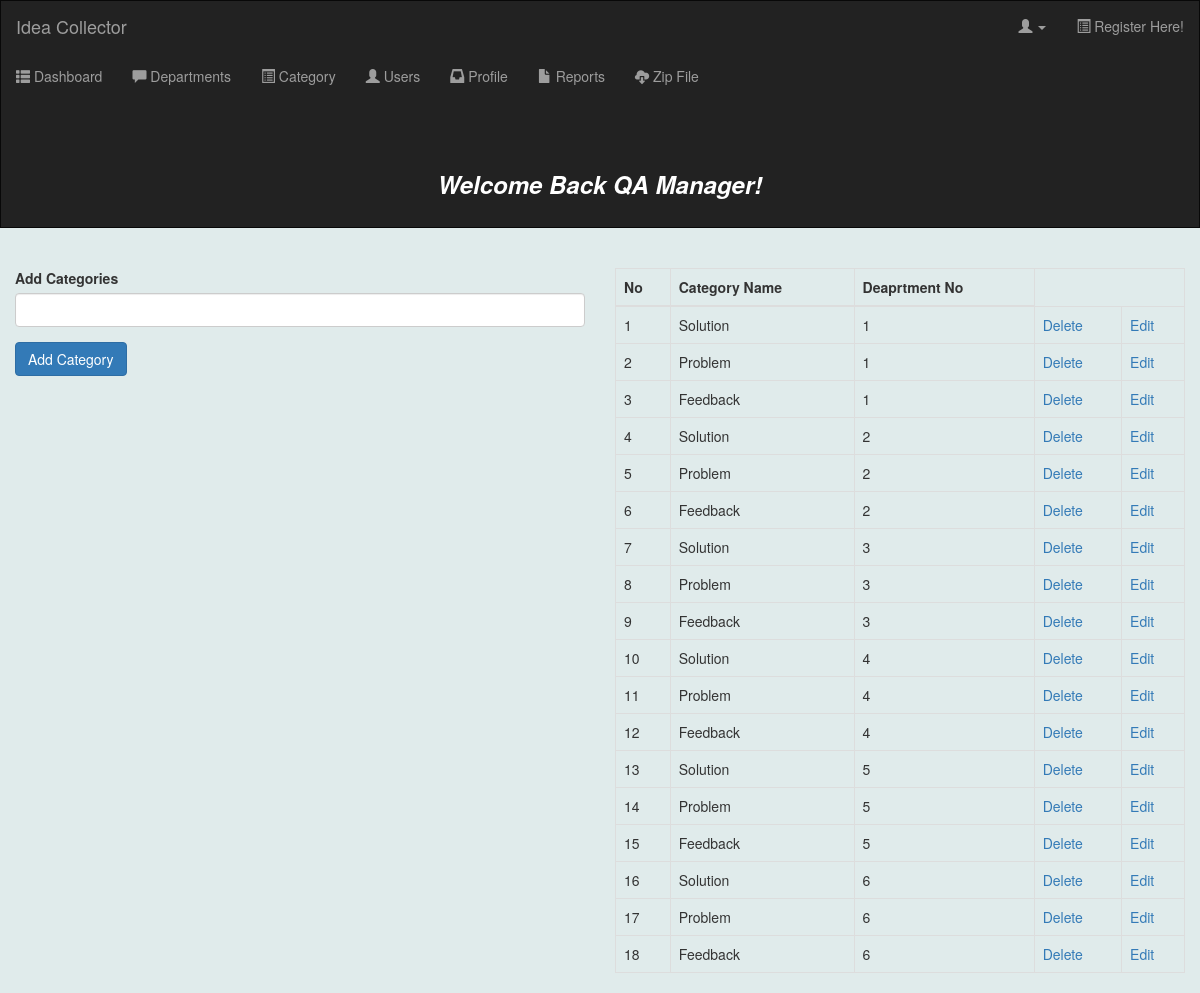
The page /categorymanager.php on the database its author committed.
### tables this page shows
CREATE TABLE `category` (
  `categoryID` int(11) NOT NULL,
  `categoryName` varchar(20) NOT NULL,
  `ideaClosureDate` date DEFAULT NULL,
  `departmentID` int(11) NOT NULL
);

### categorymanager.php (the view, shortened to what this page needs)
<?php
	include('conn.php');
?>
<!DOCTYPE html>
<html lang="en">
<head>
  <link rel="stylesheet" href="https://maxcdn.bootstrapcdn.com/bootstrap/3.4.1/css/bootstrap.min.css">
  <link rel="stylesheet" type="text/css" href="css/departmentmanager.css">
</head>
<body>
<nav class="navbar navbar-inverse">
  <div class="container-fluid">
    <div class="navbar-header">
      <a class="navbar-brand" href="">Idea Collector</a>
    </div>
       <ul class="nav navbar-nav navbar-right">
                            <li class="dropdown">
                                <a href="#" class="dropdown-toggle" data-toggle="dropdown"><i class="glyphicon glyphicon-user"></i> <?php
                                if(isset($_SESSION['fName']))
                                echo ucfirst($_SESSION['fName']); ?> <b class="caret"></b></a>
                            </li>
		<li><a href="registration.php"><span class="glyphicon glyphicon-list-alt"></span> Register Here!</a></li>
      </ul>
  </div>
      <ul class="nav navbar-nav side-nav">
                    <li>
                        <a href="manager.php"><i class="glyphicon glyphicon-th-list"></i> Dashboard</a>
                    </li>
                    <li>
                        <a href="departmentmanager.php"><i class="glyphicon glyphicon-comment"></i> Departments</a>
                    </li>
                    <li>
                        <a href="categorymanager.php"><i class="glyphicon glyphicon-list-alt"></i> Category</a>
                    </li>
                    <li>
                        <a href="users.php"><i class="glyphicon glyphicon-user"></i> Users</a>
                    </li>
                    <li>
                        <a href="profile.php"><i class="glyphicon glyphicon-inbox"></i> Profile</a>
                    </li>
                    <li>
                        <a href="report.php"><i class="glyphicon glyphicon-file"></i> Reports</a>
                    </li>
					<li>
                        <a href="zipmanager.php"><i class="glyphicon glyphicon-cloud-download"></i> Zip File</a>
                    </li>
                </ul>
				<div class="helo">
			<h3 style="color:#ffffff"><center><b><i>Welcome Back QA Manager!</i></b></center></h3>
	  <br>
    </div>
</nav>
	<div class="col-xs-6">
                            <form action="" method="post">
                                <div class="form-group">
                                    <label for="categoryName">Add Categories</label>
                                    <input class="form-control" type="text" name="categoryName">
                                </div>
                                <div class="form-group">
                                    <input class="btn btn-primary" type="submit" name="submit" value="Add Category">
                                </div>
                            </form>
                        </div>
                        <div class="col-xs-6">
                            <?php
                            $query = "SELECT *  FROM  category";
                            $select_category = mysqli_query($conn,$query);
                            ?>
                            <table class="table table-bordered table-hover">
                                <thead>
                                    <tr>
                                        <th>No</th>
                                        <th>Category Name</th>
										<th>Deaprtment No</th>
                                    </tr>
                                </thead>
                                <tbody>
                                    <?php
                                        while($row = mysqli_fetch_assoc($select_category)) {
                                        $cat_id = $row['categoryID'];
                                        $cat_name = $row['categoryName'];
										 $dep_no= $row['departmentID'];
                                        echo "<tr>";
                                        echo "<td> {$cat_id} </td>";
                                        echo "<td> {$cat_name} </td>";
										echo "<td> {$dep_no} </td>";
                                        echo "<td><a href='categorymanager.php?delete=$cat_id'>Delete</a></td>";
										echo "<td><a href='update_category.php?source=update_category&categoryID=$cat_id'>Edit</a></td>";
										echo "</tr>";
                                    }
                                    ?>
                                </tbody>
                            </table>
                        </div>
</body>
</html>

### css/departmentmanager.css (style rules this page uses)
body { background-color:#e0ebeb; }
.navbar { margin-bottom: 0; border-radius: 0; }
.helo { color:white; }

### rows shown on the page
category: categoryID "1", categoryName "Solution", departmentID "1"
category: categoryID "2", categoryName "Problem", departmentID "1"
category: categoryID "3", categoryName "Feedback", departmentID "1"
category: categoryID "4", categoryName "Solution", departmentID "2"
category: categoryID "5", categoryName "Problem", departmentID "2"
category: categoryID "6", categoryName "Feedback", departmentID "2"
category: categoryID "7", categoryName "Solution", departmentID "3"
category: categoryID "8", categoryName "Problem", departmentID "3"
category: categoryID "9", categoryName "Feedback", departmentID "3"
category: categoryID "10", categoryName "Solution", departmentID "4"
category: categoryID "11", categoryName "Problem", departmentID "4"
category: categoryID "12", categoryName "Feedback", departmentID "4"
category: categoryID "13", categoryName "Solution", departmentID "5"
category: categoryID "14", categoryName "Problem", departmentID "5"
category: categoryID "15", categoryName "Feedback", departmentID "5"
category: categoryID "16", categoryName "Solution", departmentID "6"
category: categoryID "17", categoryName "Problem", departmentID "6"
category: categoryID "18", categoryName "Feedback", departmentID "6"
